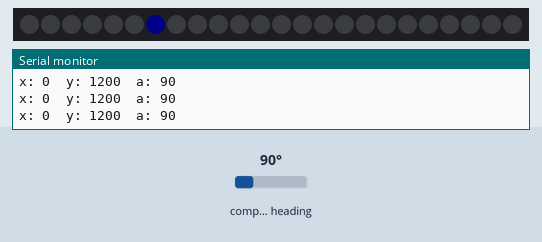
This sketch was run on a simulated Arduino Uno, built with avr-gcc and run on an emulated ATmega328P. Parts: 24 RGB LEDs in strip order, left to right, the last lines printed to the serial monitor. Inputs (shaded band) come from the test bench; at power-on: compass heading 90°. Dim RGB values are drawn brighter than linear.

Above: at 1.2 s.
1.3 s: compass heading set to 7°
At 2.5 s:
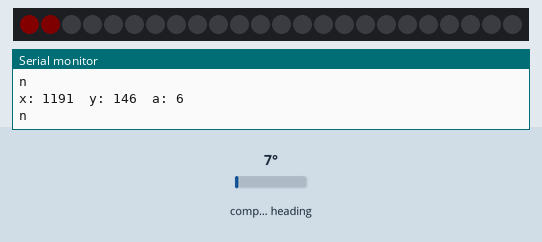
2.8 s: compass heading set to 180°
At 4.0 s:
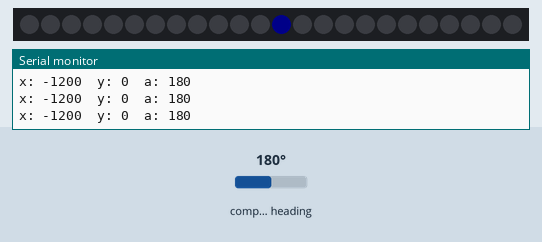
4.3 s: compass heading set to 269°
At 5.7 s:
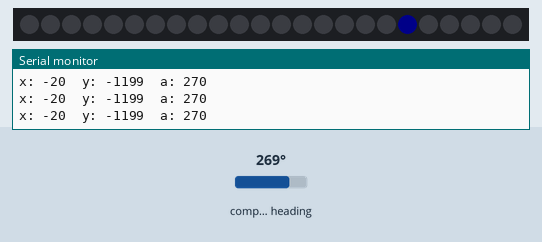
Timing chart, 0 to 7.3 s (numbered marks = the images above; inputs shaded):
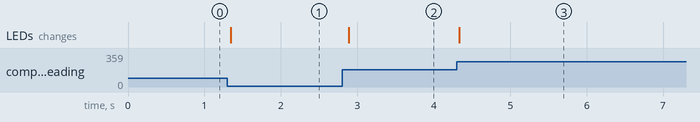

Measured:
- after the input at 1.3 s, the LEDs: change at once (image 1)
- after the input at 2.8 s, the LEDs: change after 0.09 s (image 2)
- after the input at 4.3 s, the LEDs: change at once (image 3)

The sketch:

bussola-neopixel.ino
```cpp
/**
 * Bussola a neopixel
 *
 * GY-273 con QMC5883L
 *
 libreria
 * https://github.com/mechasolution/Mecha_QMC5883L
 */

#include <FastLED.h>

#define LED_PIN     4
#define COLOR_ORDER GRB
#define CHIPSET     WS2812
#define NUM_LEDS    24

CRGB leds[NUM_LEDS];


#include <Wire.h>
#include <MechaQMC5883.h>

MechaQMC5883 qmc;

void setup() {
  Wire.begin();
  Serial.begin(9600);
  qmc.init();
  //qmc.setMode(Mode_Continuous,ODR_200Hz,RNG_2G,OSR_256);

  FastLED.addLeds<CHIPSET, LED_PIN, COLOR_ORDER>(leds, NUM_LEDS).setCorrection( TypicalLEDStrip );
  FastLED.setBrightness( 10 );
  FastLED.setMaxPowerInVoltsAndMilliamps( 5, 500);
}

int x, y, z, a;
float rad;

void loop() {
  qmc.read(&x, &y, &z);

  rad = atan2(y,x);
  a = rad * (180.0 / PI);
  if (a < 0) {
    a = 360 + a;
  }
  if (a > 360) {
    a = a - 360;
  }

  Serial.print("x: ");
  Serial.print(x);
  Serial.print("\ty: ");
  Serial.print(y);
  //Serial.print(" z: ");
  //Serial.print(z);
  Serial.print("\ta: ");
  Serial.print(a);
  Serial.println();

  FastLED.clear();
  float n = (((float)a) * 24.0) / 360.0;
  int id = (int)n;
  int nexid = ( (id+1) >= 24 ? 0 : id+1 );
  int nexlev = ((n - (float)id) * 255.0);

  if ((a > 350) || (a < 10)) {
    leds[id].red = (255-nexlev);
    leds[nexid].red = (nexlev);
    Serial.println("n");
  } else {
    leds[id].blue = (255-nexlev);
    leds[nexid].blue = (nexlev);
  }

  FastLED.show();
  delay(100);
}
```
